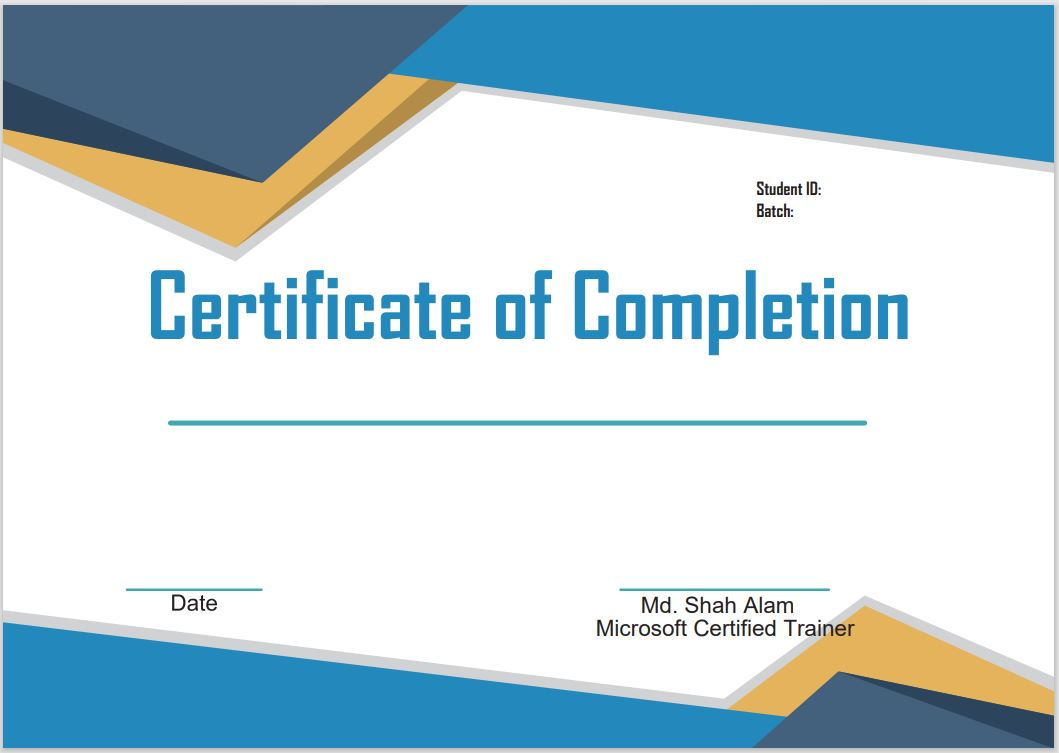
#> input picture certificate/certificate-template.jpg, 1059 x 753 px, found by its file name
$ python main.py
#> lines starting #> are read from the running program, lines starting #| are printed output that depends on the picture; after the words box and inside, x2 and y2 are one past the last pixel; in counts of white or black regions, pixels touching at a corner belong together
# Python program to explain cv2.putText() method

# importing cv2
import cv2

# path
path = r'E:\Freelancing\Projects\Backend\Dikkha-Career-Proj\certificate\certificate-template.jpg'

# Reading an image in default mode
image = cv2.imread(path)
#> image is the input picture: shape (753, 1059, 3); mean B, G, R 218.9, 210.1, 189.4

# Window name in which image is displayed
window_name = 'Image'

# text
text = 'Sudipta Sarker'

# font
font = cv2.FONT_HERSHEY_SIMPLEX

# org
org = (276,396)

# fontScale
fontScale = 2

# Red color in BGR
color = (0, 0, 255)

# Line thickness of 2 px
thickness = 2

# Using cv2.putText() method
image = cv2.putText(image, text, org, font, fontScale,
				color, thickness, cv2.LINE_AA)

date = "08-Mar-2023"

# # Using cv2.putText() method
image = cv2.putText(image, date, (144,572), font, 0.5,
				color, 1, cv2.LINE_AA)

student_id_position = (834, 192)
student_id = "893KJDE93NK8"
batch = "1st"
batch_position = (805, 218)

image = cv2.putText(image, student_id, student_id_position, font, 0.5,
				color, 1, cv2.LINE_AA)
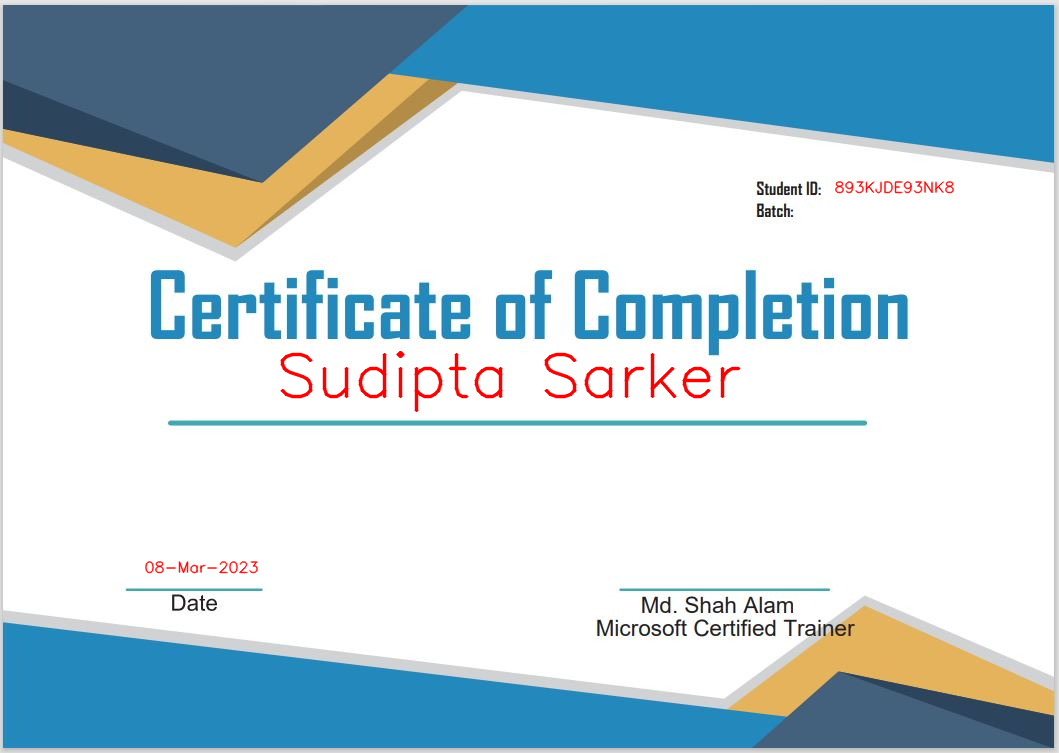
#> image: shape (753, 1059, 3); mean B, G, R 217.4, 208.7, 189.4

image = cv2.putText(image, batch, batch_position, font, 0.5,
				color, 1, cv2.LINE_AA)
#> image: shape (753, 1059, 3); 0.02% of pixels changed, all inside (x1, y1, x2, y2) = (808, 207, 830, 220)


# Displaying the image
cv2.imshow(window_name, image)
file = cv2.imwrite("generated-certificates.jpg", image)
print(file)
#| True
